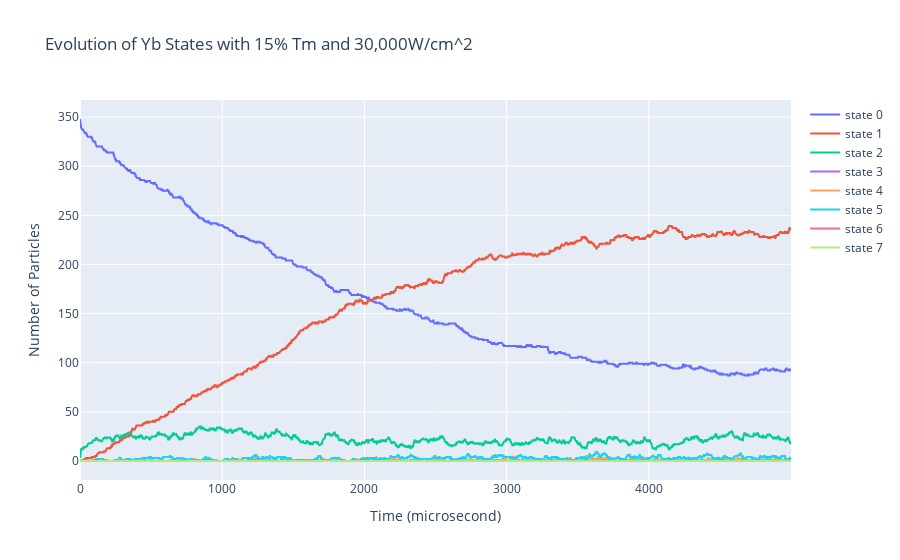

Notebook cell for this chart:
### Code cell
import plotly.graph_objects as go

traces = []

for i, y in r['tm_distribution'].items():
    
    trace = go.Scatter(y=y, mode='lines', name=f'state {i}')
    traces.append(trace)

fig = go.Figure(traces)

fig.update_layout(title='Evolution of Yb States with 15% Tm and 30,000W/cm^2', xaxis_title='Time (microsecond)', yaxis_title='Number of Particles')

fig.show()

### Figure 1 — Plotly figure (JSON) as saved in the notebook; plotly's stock layout.template omitted (floating-point values rounded to 4 significant figures; data arrays with more than 128 entries replaced by an {"elided": "..."} marker saying what was removed)
{"data": [{"mode": "lines", "name": "state 0", "type": "scatter", "y": {"elided": "5000 int values"}}, {"mode": "lines", "name": "state 1", "type": "scatter", "y": {"elided": "5000 int values"}}, {"mode": "lines", "name": "state 2", "type": "scatter", "y": {"elided": "5000 int values"}}, {"mode": "lines", "name": "state 3", "type": "scatter", "y": {"elided": "5000 int values"}}, {"mode": "lines", "name": "state 4", "type": "scatter", "y": {"elided": "5000 int values"}}, {"mode": "lines", "name": "state 5", "type": "scatter", "y": {"elided": "5000 int values"}}, {"mode": "lines", "name": "state 6", "type": "scatter", "y": {"elided": "5000 int values"}}, {"mode": "lines", "name": "state 7", "type": "scatter", "y": {"elided": "5000 int values"}}], "layout": {"title": {"text": "Evolution of Yb States with 15% Tm and 30,000W/cm^2"}, "xaxis": {"title": {"text": "Time (microsecond)"}}, "yaxis": {"title": {"text": "Number of Particles"}}}}
